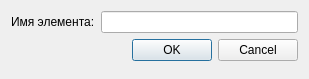
<?xml version="1.0" encoding="UTF-8"?>
<ui version="4.0">
 <class>ElementPropWindow</class>
 <widget class="QDialog" name="ElementPropWindow">
  <property name="windowModality">
   <enum>Qt::WindowModal</enum>
  </property>
  <property name="geometry">
   <rect>
    <x>0</x>
    <y>0</y>
    <width>309</width>
    <height>79</height>
   </rect>
  </property>
  <property name="windowTitle">
   <string>Свойства элемента</string>
  </property>
  <property name="modal">
   <bool>true</bool>
  </property>
  <layout class="QFormLayout" name="formLayout">
   <item row="0" column="0">
    <widget class="QLabel" name="label">
     <property name="text">
      <string>Имя элемента:</string>
     </property>
    </widget>
   </item>
   <item row="0" column="1">
    <widget class="QLineEdit" name="nameEdit"/>
   </item>
   <item row="1" column="0" colspan="2">
    <widget class="QDialogButtonBox" name="buttonBox">
     <property name="orientation">
      <enum>Qt::Horizontal</enum>
     </property>
     <property name="standardButtons">
      <set>QDialogButtonBox::Cancel|QDialogButtonBox::Ok</set>
     </property>
    </widget>
   </item>
  </layout>
 </widget>
 <resources/>
 <connections>
  <connection>
   <sender>buttonBox</sender>
   <signal>accepted()</signal>
   <receiver>ElementPropWindow</receiver>
   <slot>accept()</slot>
   <hints>
    <hint type="sourcelabel">
     <x>248</x>
     <y>254</y>
    </hint>
    <hint type="destinationlabel">
     <x>157</x>
     <y>274</y>
    </hint>
   </hints>
  </connection>
  <connection>
   <sender>buttonBox</sender>
   <signal>rejected()</signal>
   <receiver>ElementPropWindow</receiver>
   <slot>reject()</slot>
   <hints>
    <hint type="sourcelabel">
     <x>316</x>
     <y>260</y>
    </hint>
    <hint type="destinationlabel">
     <x>286</x>
     <y>274</y>
    </hint>
   </hints>
  </connection>
 </connections>
</ui>
